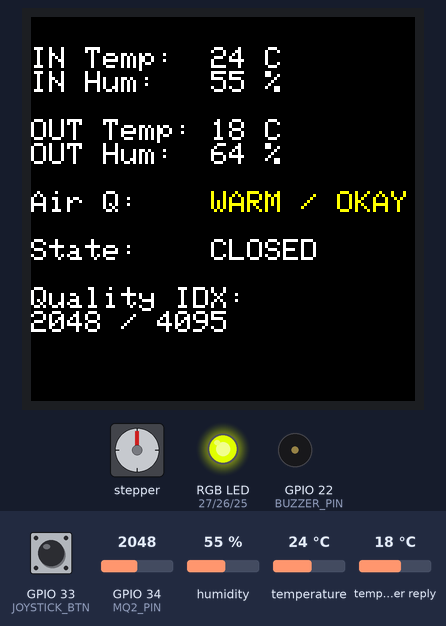
A program run on a simulated ESP32. Parts: 128×128 colour display, stepper motor, an RGB LED mixed from three pins (HIGH = lit), buzzer (waves = sounding, pin HIGH). Dashed ring = blinking. The test bench sets the inputs (shaded band); at power-on: GPIO 34 (MQ2_PIN) = 2048, temperature 24 °C, GPIO 33 (JOYSTICK_BTN) HIGH, humidity 55 %, temperature in the weather reply 18 °C. WiFi joins after 1.5 s; servers stay silent unless stated; web services answer with replies made up by the test bench; stepper angles assume 2048 steps per turn; what the program prints to the serial monitor is not drawn.

Above: at 3.2 s.
3.3 s: GPIO 34 (MQ2_PIN) set to 2959
At 6.9 s:
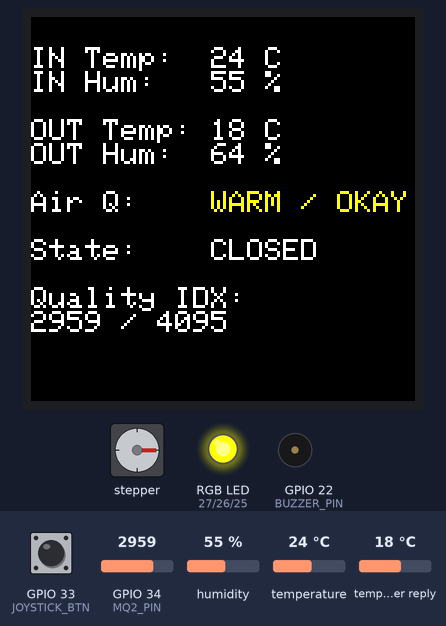
7.1 s: GPIO 34 (MQ2_PIN) set to 3032
At 9.4 s:
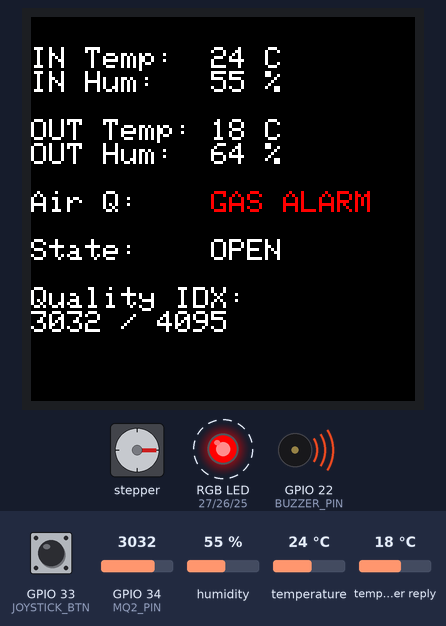
10.5 s: GPIO 34 (MQ2_PIN) set to 2960
At 14.4 s:
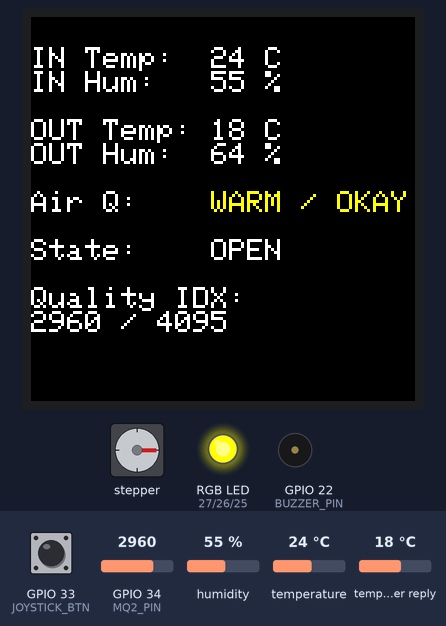
14.7 s: temperature set to 26 °C
At 18.4 s:
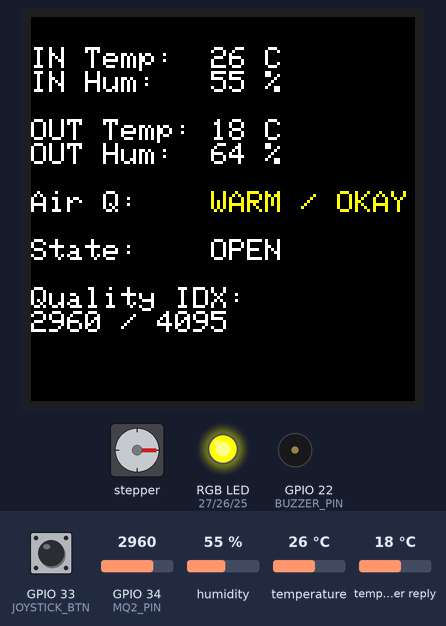
19.5 s: temperature set to 29 °C
At 23.9 s:
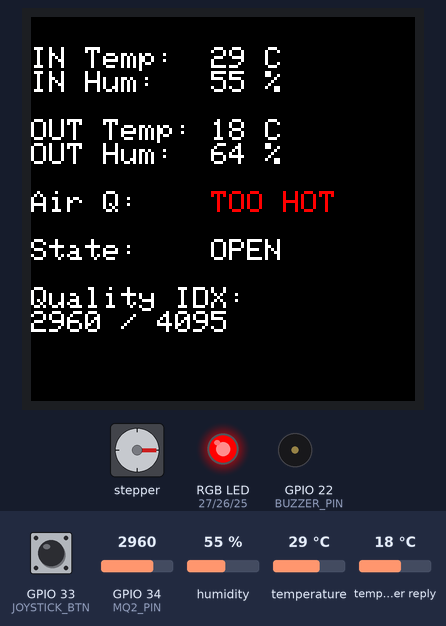
24.7 s: temperature set to 12 °C
At 28.8 s:
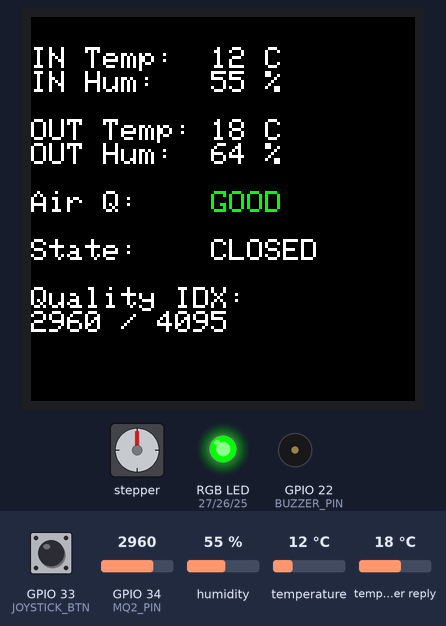
Timing chart, 0 to 29.7 s (numbered marks = the images above; inputs shaded):
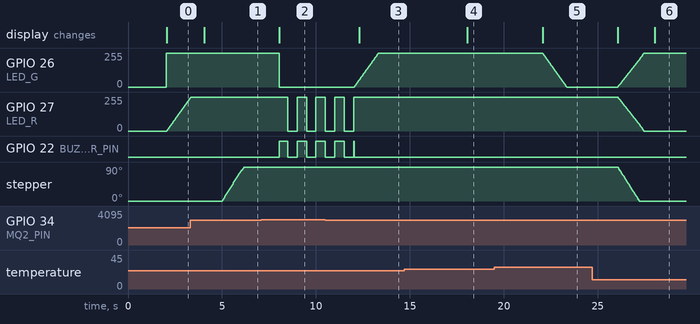

Measured:
- the behaviour switches between 3000 and 3001 on GPIO 34 (MQ2_PIN) (found by bisection; images 1 and 2)
- the behaviour switches between 27 and 28 °C on temperature (found by bisection; images 4 and 5)
- after the input at 3.3 s, the display: changes after 0.75 s (image 1)
- after the input at 7.1 s, GPIO 26 (LED_G): 255/255 → 0/255 after 0.95 s; GPIO 27 (LED_R): alternates 255/255 for 0.50 s and 0/255 for 0.50 s, starting after 1.4 s; GPIO 22 (BUZZER_PIN): alternates HIGH for 0.48 s and LOW for 0.50 s, starting after 0.95 s; the display: changes after 0.95 s (image 2)
- after the input at 10.5 s, GPIO 26 (LED_G): moves from 0/255 to 255/255 over 1.3 s, starting after 1.5 s; GPIO 27 (LED_R): goes on until 12.0 s, then stays 255/255; the display: changes after 1.8 s (image 3)
- after the input at 14.7 s, the display: changes after 3.4 s (image 4)
- after the input at 19.5 s, GPIO 26 (LED_G): moves from 255/255 to 0/255 over 1.3 s, starting after 2.6 s; the display: changes after 2.6 s (image 5)
- after the input at 24.7 s, GPIO 26 (LED_G): moves from 0/255 to 255/255 over 1.4 s, starting after 1.4 s; GPIO 27 (LED_R): moves from 255/255 to 0/255 over 1.4 s, starting after 1.4 s; stepper: turns 90° counter-clockwise in 1.1 s, starting after 1.4 s; the display: first changes after 1.4 s (image 6 shows a later state)

The program:

main.cpp
```cpp
#include <WiFi.h>
#include <WebServer.h>
#include <HTTPClient.h>
#include <ArduinoJson.h>
#include <DHT.h>
#include <Stepper.h>
#include <SPI.h>
#include <Adafruit_GFX.h>
#include <Adafruit_ST7735.h>

#define DHTPIN 4
#define DHTTYPE DHT11
#define MQ2_PIN 34    // Gas sensor
#define JOYSTICK_X 35
#define JOYSTICK_Y 32
#define JOYSTICK_BTN 33

// RGB Pins
#define LED_R 27
#define LED_G 26
#define LED_B 25

// Buzzer Pin
#define BUZZER_PIN 22

// Display Pins (SPI)
#define TFT_CS    5
#define TFT_RST   17
#define TFT_DC    16

// Stepper Pins
#define IN1 13
#define IN2 12
#define IN3 14
#define IN4 15

const char* ssid = "HTL-Weiz";
const char* password = "HTL-Weiz";

// Open-Meteo API for Weiz, Austria
const char* weatherApiUrl = "http://api.open-meteo.com/v1/forecast?latitude=47.2185&longitude=15.6214&current=temperature_2m,relative_humidity_2m";

const int STEPS_PER_REV = 2048;
Stepper myStepper(STEPS_PER_REV, IN1, IN3, IN2, IN4);

DHT dht(DHTPIN, DHTTYPE);
Adafruit_ST7735 tft = Adafruit_ST7735(TFT_CS, TFT_DC, TFT_RST);
WebServer server(80);

float inTemp = 0.0, inHum = 0.0;
float outTemp = 0.0, outHum = 0.0;
int gasValue = 0;
bool windowOpen = false;
bool targetWindowOpen = false;
bool manualOverride = false;

// Non-blocking motor variables
int currentMotorStep = 0;
int targetMotorStep = 0;
unsigned long lastStepTime = 0;
const int STEP_DELAY = 2; // ms between steps

unsigned long lastWindowStateChange = 0;
const unsigned long MIN_WINDOW_HOLD_TIME = 5000;

// 1 = Green, 2 = Yellow (from 24°C), 3 = Red (from 28°C), 4 = Gas (Blinking Red + Beeping)
int airQualityStatus = 1;

unsigned long lastApiCall = 0;
unsigned long lastSensorRead = 0;
unsigned long lastLedUpdate = 0;

float currentR = 0, currentG = 255, currentB = 0;
int targetR = 0, targetG = 255, targetB = 0;


float calculateAbsoluteHumidity(float temp, float hum) {
  // Magnus formula
  float saturation = 6.112 * exp((17.67 * temp) / (temp + 243.5));
  return (saturation * hum * 2.1674) / (273.15 + temp);
}

void setTargetRGB(int r, int g, int b) {
  targetR = r;
  targetG = g;
  targetB = b;
}

// Sets the target state of the window (Open or Closed)
void setWindowTarget(bool open, bool ignoreTimer = false) {
  if (targetWindowOpen == open) return;

  if (ignoreTimer || (millis() - lastWindowStateChange >= MIN_WINDOW_HOLD_TIME)) {
    targetWindowOpen = open;
    targetMotorStep = open ? (STEPS_PER_REV / 4) : 0;
  }
}

void updateMotor() {
  if (currentMotorStep == targetMotorStep) return;

  if (millis() - lastStepTime >= STEP_DELAY) {
    lastStepTime = millis();

    if (currentMotorStep < targetMotorStep) {
      myStepper.step(1);
      currentMotorStep++;
    } else {
      myStepper.step(-1);
      currentMotorStep--;
    }

    if (currentMotorStep == targetMotorStep) {
      windowOpen = targetWindowOpen;
      lastWindowStateChange = millis();

      digitalWrite(IN1, LOW); digitalWrite(IN2, LOW);
      digitalWrite(IN3, LOW); digitalWrite(IN4, LOW);
      Serial.println(windowOpen ? "Window OPEN" : "Window CLOSED");
    }
  }
}

void handleRoot() {
  String html = "<!DOCTYPE html><html><head><meta charset='utf-8'><meta http-equiv='refresh' content='10'>";
  html += "<style>body{font-family: Arial; text-align: center; background:#222; color:#fff;}";
  html += ".card{background:#333; padding:20px; border-radius:10px; display:inline-block; margin:10px; vertical-align: top; text-align: left;}";
  html += ".ampel{font-size: 50px; text-align: center;} h1{text-align: center;}</style></head><body>";
  html += "<h1>Air-Control-System Weiz</h1>";

  html += "<div class='card'><h2>Indoor</h2>";
  html += "Temp: " + String((int)inTemp) + " &deg;C<br>Humidity: " + String((int)inHum) + " %</div>";

  html += "<div class='card'><h2>Outdoor (Weather API)</h2>";
  html += "Temp: " + String((int)outTemp) + " &deg;C<br>Humidity: " + String((int)outHum) + " %</div>";

  html += "<div class='card' style='text-align: center;'><h2>Status</h2>";

  // Status Logic
  if(airQualityStatus == 1) {
    html += "<div class='ampel'>🟢 Good Air</div>";
  } else if(airQualityStatus == 2) {
    html += "<div class='ampel'>🟡 Moderate</div>";
  } else if(airQualityStatus == 3) {
    html += "<div class='ampel'>🔴 Too Hot</div>";
  } else {
    html += "<div class='ampel'>🚨 Gas Alarm!</div>";

    html += "<br><img src='https://media.tenor.com/7p-Jnh69pqsAAAAe/alarm-german.png' style='width:100%; max-width:250px; border-radius:10px; margin-top:15px;' alt='ALARM'>";
  }

  html += "<div style='margin-top: 15px;'>";
  if(windowOpen) html += "<div class='ampel'>🪟 Window is OPEN</div>";
  else html += "<div class='ampel'>🚪 Window is CLOSED</div>";
  html += "</div>";

  if(manualOverride) html += "<p><em>Manual Mode Active</em></p>";
  html += "</div>";

  html += "<div class='card'><h2>Legend & Info</h2>";
  html += "<p>🟢 <b>Green:</b> Everything fine (Temp < 24&deg;C).</p>";
  html += "<p>🟡 <b>Yellow:</b> Getting warm (Temp &ge; 24&deg;C).</p>";
  html += "<p>🔴 <b>Red:</b> Too hot (Temp &ge; 28&deg;C).</p>";
  html += "<p>🚨 <b>Blinking Red + Sound:</b> Gas/Smoke detected!</p>";
  html += "<hr>";
  html += "<p><b>MQ-2 Sensor Value:</b> " + String(gasValue) + " / 4095</p>";
  html += "</div>";

  html += "</body></html>";
  server.send(200, "text/html", html);
}

void fetchWeatherData() {
  if (WiFi.status() == WL_CONNECTED) {
    HTTPClient http;
    http.begin(weatherApiUrl);

    // Important header entry for API calls
    http.addHeader("Authorization", "Bearer YOUR_API_TOKEN_PLACEHOLDER");

    int httpCode = http.GET();
    if (httpCode == HTTP_CODE_OK) {
      String payload = http.getString();
      JsonDocument doc;
      deserializeJson(doc, payload);
      outTemp = doc["current"]["temperature_2m"];
      outHum = doc["current"]["relative_humidity_2m"];
    }
    http.end();
  }
}

void setup() {
  Serial.begin(115200);

  pinMode(MQ2_PIN, INPUT);
  pinMode(JOYSTICK_BTN, INPUT_PULLUP);
  pinMode(LED_R, OUTPUT); pinMode(LED_G, OUTPUT); pinMode(LED_B, OUTPUT);

  // Initialize buzzer and mute it
  pinMode(BUZZER_PIN, OUTPUT);
  digitalWrite(BUZZER_PIN, LOW);

  dht.begin();
  myStepper.setSpeed(15); // Increased motor speed

  // Display Setup
  tft.initR(INITR_BLACKTAB);
  tft.fillScreen(ST77XX_BLACK);
  tft.initR(INITR_144GREENTAB);
  tft.setRotation(3);

  tft.setTextColor(ST77XX_WHITE);
  tft.setTextSize(1);

  // WiFi Verbindung
  WiFi.begin(ssid, password);
  Serial.print("Connecting to WiFi");
  while (WiFi.status() != WL_CONNECTED) {
    delay(500);
    Serial.print(".");
  }
  Serial.println("\nWiFi connected!");
  Serial.print("IP Address: ");
  Serial.println(WiFi.localIP());

  server.on("/", handleRoot);
  server.begin();

  fetchWeatherData();
}

void loop() {
  server.handleClient();
  updateMotor();
  unsigned long currentMillis = millis();

  if (currentMillis - lastLedUpdate >= 10) {
    lastLedUpdate = currentMillis;

    if (airQualityStatus == 4) { // Level 4 = GAS ALARM
      if ((currentMillis / 500) % 2 == 0) {
        analogWrite(LED_R, 255); analogWrite(LED_G, 0); analogWrite(LED_B, 0);
        digitalWrite(BUZZER_PIN, HIGH); // Buzzer ON
      } else {
        analogWrite(LED_R, 0); analogWrite(LED_G, 0); analogWrite(LED_B, 0);
        digitalWrite(BUZZER_PIN, LOW); // Buzzer OFF
      }
      currentR = 255; currentG = 0; currentB = 0;
    } else {
      digitalWrite(BUZZER_PIN, LOW); // Ensure buzzer is silent

      // Fading mode for smooth transitions with normal colors
      if (currentR < targetR) currentR += 2; else if (currentR > targetR) currentR -= 2;
      if (currentG < targetG) currentG += 2; else if (currentG > targetG) currentG -= 2;
      if (currentB < targetB) currentB += 2; else if (currentB > targetB) currentB -= 2;

      // Handle tolerance
      if (abs(currentR - targetR) < 2) currentR = targetR;
      if (abs(currentG - targetG) < 2) currentG = targetG;
      if (abs(currentB - targetB) < 2) currentB = targetB;

      analogWrite(LED_R, (int)currentR);
      analogWrite(LED_G, (int)currentG);
      analogWrite(LED_B, (int)currentB);
    }
  }

  if (currentMillis - lastSensorRead >= 2000) {
    lastSensorRead = currentMillis;
    inTemp = dht.readTemperature();
    inHum = dht.readHumidity();
    gasValue = analogRead(MQ2_PIN);

    // STATUS LOGIC
    if (gasValue > 3000) {
      airQualityStatus = 4; // Gas
    } else if (inTemp >= 28.0) {
      airQualityStatus = 3; // Solid Red
      setTargetRGB(255, 0, 0);
    } else if (inTemp >= 24.0 || inHum > 60.0) {
      airQualityStatus = 2; // Yellow
      setTargetRGB(255, 255, 0);
    } else {
      airQualityStatus = 1; // Green
      setTargetRGB(0, 255, 0);
    }

    // Display update
    tft.fillScreen(ST77XX_BLACK);
    tft.setCursor(0, 10);
    tft.print("IN Temp:  "); tft.print((int)inTemp); tft.println(" C");
    tft.print("IN Hum:   "); tft.print((int)inHum); tft.println(" %");
    tft.println();
    tft.print("OUT Temp: "); tft.print((int)outTemp); tft.println(" C");
    tft.print("OUT Hum:  "); tft.print((int)outHum); tft.println(" %");
    tft.println();

    tft.print("Air Q:    ");
    if(airQualityStatus == 1) tft.setTextColor(ST77XX_GREEN);
    else if(airQualityStatus == 2) tft.setTextColor(ST77XX_YELLOW);
    else tft.setTextColor(ST77XX_RED);

    if(airQualityStatus == 1) tft.println("GOOD");
    else if(airQualityStatus == 2) tft.println("WARM / OKAY");
    else if(airQualityStatus == 3) tft.println("TOO HOT");
    else tft.println("GAS ALARM");

    tft.println();
    tft.setTextColor(ST77XX_WHITE);
    tft.print("State:    ");
    if(windowOpen) {
      tft.println("OPEN");
    } else {
      tft.println("CLOSED");
    }

    tft.println();
    tft.println("Quality IDX: ");
    tft.print(String(gasValue) + " / 4095");

    //tft.setTextColor(ST77XX_WHITE);
  }

  // fetch data from the weather API (every 15 minutes)
  if (currentMillis - lastApiCall >= 900000) {
    lastApiCall = currentMillis;
    fetchWeatherData();
  }

  // Joystick controll
  if (digitalRead(JOYSTICK_BTN) == LOW) {
    manualOverride = !manualOverride;
    delay(300); // Debounce
  }

  if (manualOverride) {
    int yVal = analogRead(JOYSTICK_Y);
    if (yVal < 1000) {
      setWindowTarget(true, true);
    } else if (yVal > 3000) {
      setWindowTarget(false, true);
    }
  } else {
    if (gasValue > 3000) {
      setWindowTarget(true, true);
    } else {
      float inAH = calculateAbsoluteHumidity(inTemp, inHum);
      float outAH = calculateAbsoluteHumidity(outTemp, outHum);

      bool needToOpen = targetWindowOpen;

      // Open if it's too humid (and drier outside) or too warm (and cooler outside)
      if (inHum > 60.0 && outAH < inAH) {
        needToOpen = true;
      } else if (inTemp >= 24.0 && outTemp < inTemp && outTemp > 10.0) {
        needToOpen = true;
      }

      // Close when condtions outside are worse
      if (outAH >= inAH && outTemp >= inTemp) {
        needToOpen = false;
      } else if (inHum <= 55.0 && inTemp < 24.0) {
        needToOpen = false;
      }

      setWindowTarget(needToOpen);
    }
  }
}
```
